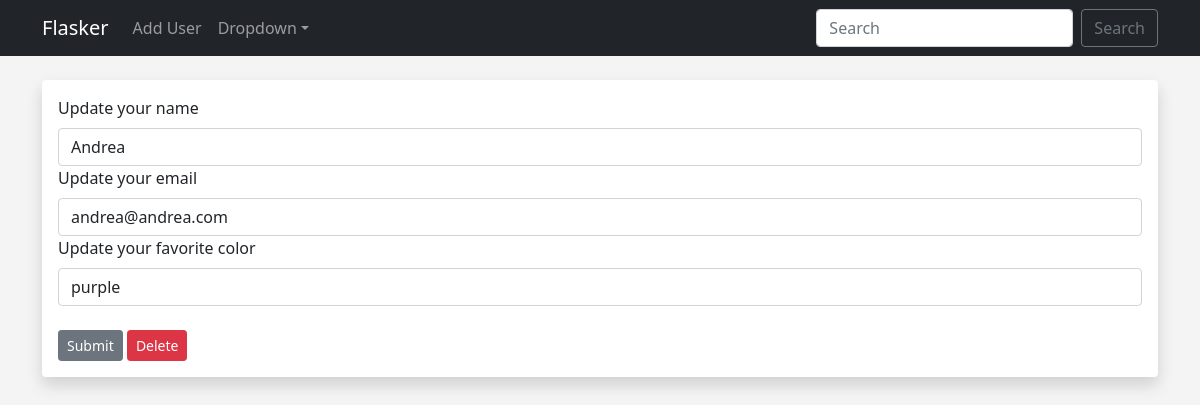
The page /user/update/2 on the database its author committed.
### app.py (models this page shows, shortened)
class Users(db.Model):
    id = db.Column(db.Integer, primary_key=True)
    name = db.Column(db.String(50), nullable=False)
    email = db.Column(db.String(50), nullable=False, unique=True)
    favorite_color = db.Column(db.String(50))
    date_added = db.Column(db.DateTime, default=datetime.utcnow)

### app.py (the view)
@app.route('/user/update/<int:id>', methods=['GET', 'POST'])
def update_user(id):
    user = Users.query.get_or_404(id)
    form = UserForm()
    if request.method == 'POST':
        if form.validate_on_submit():
            user.name = form.name.data
            user.email = form.email.data
            user.favorite_color = form.favorite_color.data
            db.session.commit()
            flash('User updated successfully!', 'success')
            return redirect(url_for('add_user'))
        else:
            flash('Error updating user!', 'danger')
    elif request.method == 'GET':
        return render_template('update_user.html', form=form, user=user)

### app.py
class UserForm(FlaskForm):
    name = StringField('What is your name?', validators=[DataRequired()])
    email = StringField('What is your email?',
                        validators=[Email(), DataRequired()])
    favorite_color = StringField('What is your favorite color?')
    submit = SubmitField('Submit')

### templates/update_user.html (shortened to what this page needs)
{% extends 'base.html' %}
{% block content %}
<br>
<div class="shadow p-3 mb-5 bg-body rounded">
    <form action="/user/update/{{ user.id }}" method="post">
        {{ form.name.label('Update your name',class='form-label') }}
        {{ form.name(class='form-control', value=user.name) }}
        {{ form.email.label('Update your email',class='form-label') }}
        {{ form.email(class='form-control', value=user.email) }}
        {{ form.favorite_color.label('Update your favorite color',class='form-label') }}
        {{ form.favorite_color(class='form-control', value=user.favorite_color) }}
        <br>
        {{ form.submit(class='btn btn-secondary btn-sm') }}
        <a href="{{ url_for('confirmation_delete', id=user.id) }}" class="btn btn-danger btn-sm">Delete</a>
    </form>
</div>
{% endblock content %}

### static/css/style.css (style rules this page uses)
body { background-color: #f4f4f4; }

### rows shown on the page
Users: name "Andrea", email "andrea@andrea.com", favorite_color "purple"
